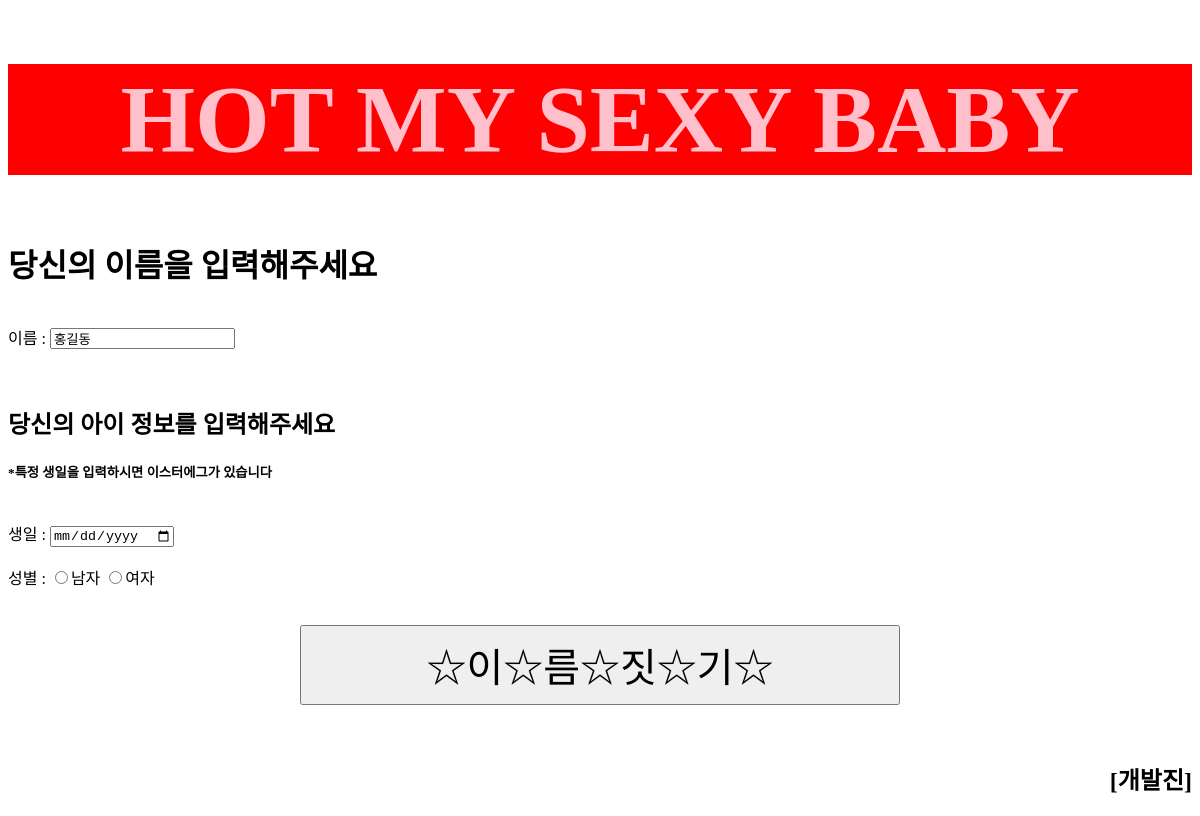
The page /polls/ on the database as committed earlier.
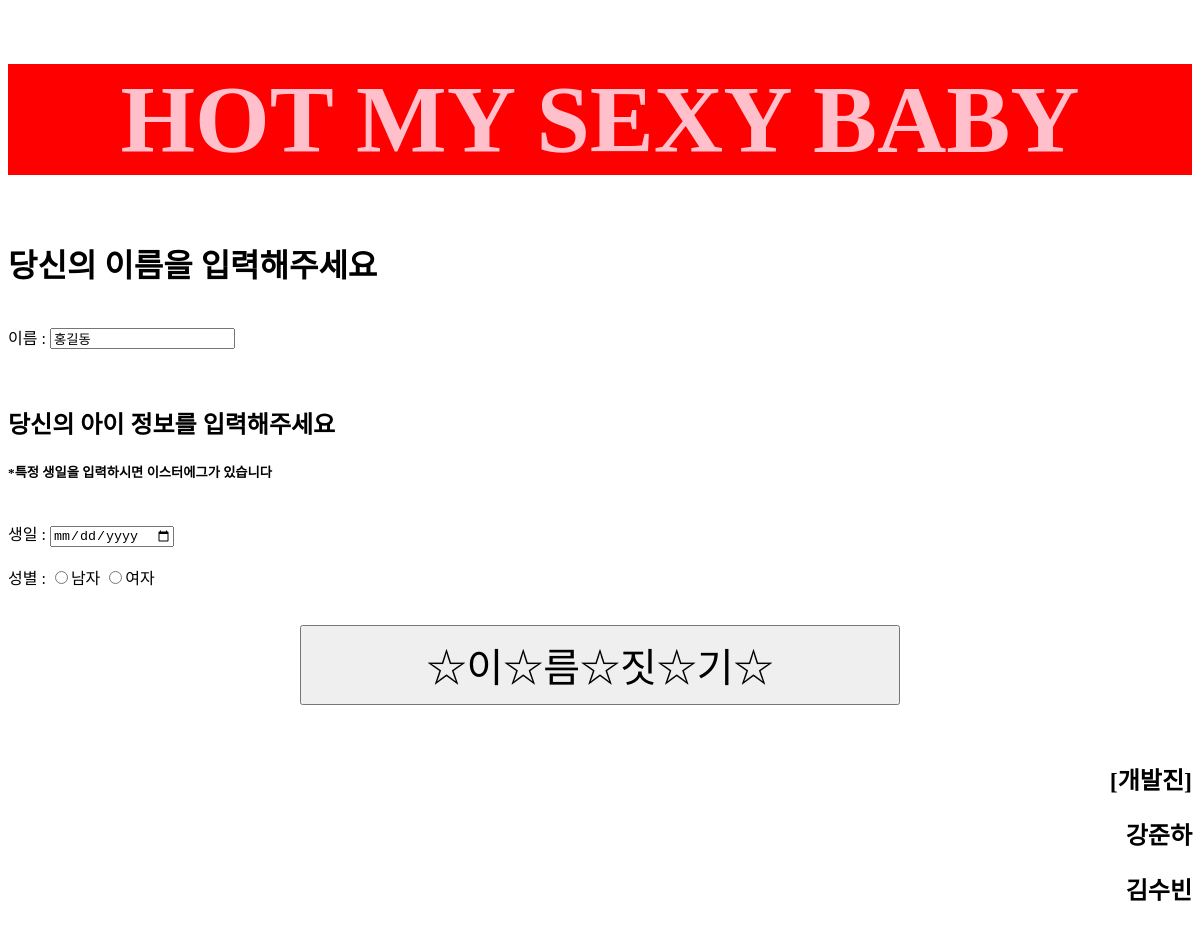
The same page on the database as committed later.
### polls/models.py (models this page shows, shortened)
class Name(models.Model):
    name = models.CharField(max_length=200)
    pub_date = models.DateTimeField('date published')

### polls/views.py (the view)
# urls.py: path('', views.index, name='index'),
def index(request):
    latest_name_list = Name.objects.all()
    context = {'latest_name_list':latest_name_list}
    return render(request, 'polls/index.html', context)

### polls/templates/polls/index.html (shortened to what this page needs)
<!DOCTYPE html>
<html lang="en">
<head>
</head>
<body>
    <h1 align="center" style="color: pink; font-size: 6em; background: red;">HOT MY SEXY BABY</h1>
    <h1 style="font-family: 'Myriad'">당신의 이름을 입력해주세요</h1>
    <br>
    <form style="font-family: 'NanumGothic'">
        <label id="namelabel">이름 : </label><input value="홍길동" type="text" name="Uname" placeholder="이름을 입력해주세요" id="_namelabel"> <br><br>
    </form>
    <br>
    <h2 style="font-family: 'Myriad'">당신의 아이 정보를 입력해주세요</h2>
    <h5>*특정 생일을 입력하시면 이스터에그가 있습니다</h3>
    <br>
    <form style="font-family: 'NanumGothic'">
        <label id="birthlabel">생일 : <input type="date" name = "Cbirthday"><br><br>
        <label id="genderlablel">성별 : </label> <input type="radio" name="gender" value="남자">남자 <input type="radio" name="gender" value="여자">여자 <br><br>
    </form>
    <br>
    <button style="display: block; margin: 0 auto; width: 600px; height: 80px; font-size: 40px;" type="button" name = "Cbutton" onclick="buttonClick()">☆이☆름☆짓☆기☆</button>
    <br>
    <br>
    <div id="mySexyBabyName">
    <h2 align = "right">[개발진]</h2>
    {% for name in latest_name_list %}
        <h2 align="right">{{name.name}}</h2>
    {% endfor %}
</body>
</html>

Rows that differ between the two databases and show on the page:
added Name: name "강준하"
added Name: name "김수빈"
